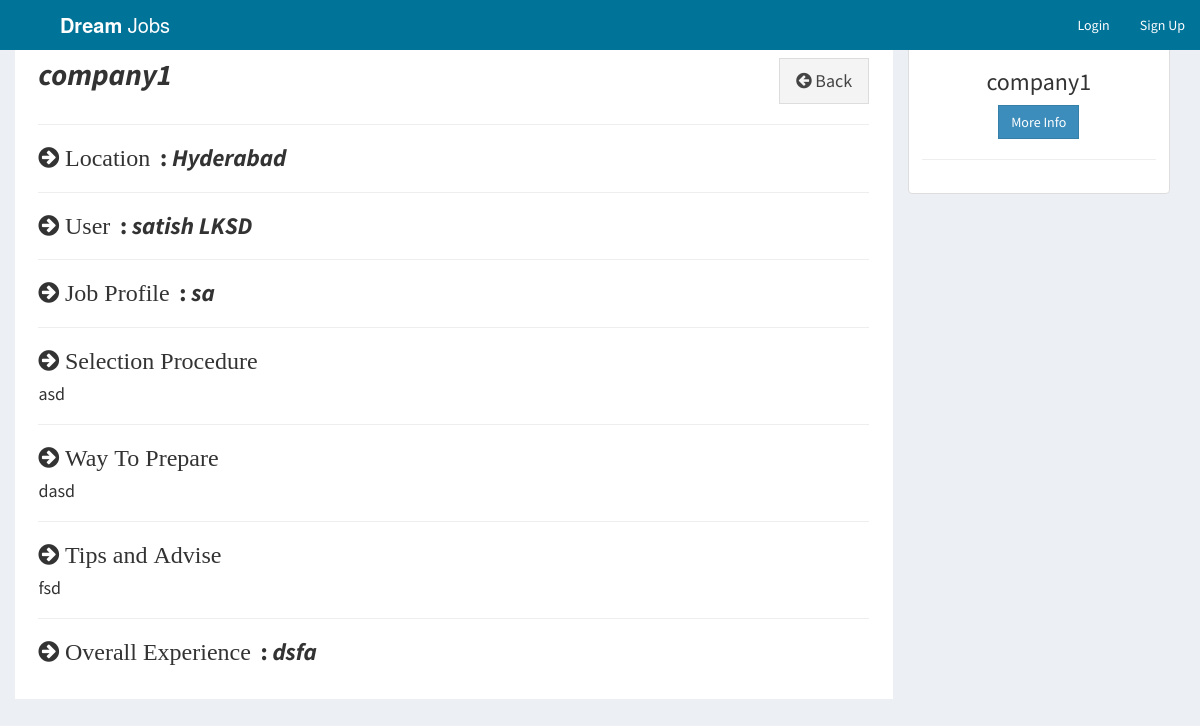
The app's page /view-experience.php?id=8 with its own data.
### tables this page shows
CREATE TABLE `experience` (
  `id_experience` int(11) NOT NULL,
  `id_user` int(11) DEFAULT NULL,
  `id_company` int(11) DEFAULT NULL,
  `job_profile` varchar(50) DEFAULT NULL,
  `selection_procedure` text DEFAULT NULL,
  `way_to_prepare` text DEFAULT NULL,
  `overall_exp` text DEFAULT NULL,
  `tips_advise` text DEFAULT NULL
);

CREATE TABLE `company` (
  `id_company` int(11) NOT NULL,
  `name` varchar(255) NOT NULL,
  `companyname` varchar(255) NOT NULL,
  `country` varchar(255) NOT NULL,
  `state` varchar(255) NOT NULL,
  `city` varchar(255) NOT NULL,
  `contactno` varchar(255) NOT NULL,
  `website` varchar(255) NOT NULL,
  `email` varchar(255) NOT NULL,
  `password` varchar(255) NOT NULL,
  `aboutme` varchar(255) DEFAULT NULL,
  `logo` varchar(255) NOT NULL DEFAULT 'j7.jpg',
  `createdAt` date NOT NULL DEFAULT current_timestamp(),
  `active` int(11) NOT NULL DEFAULT 2
);

CREATE TABLE `users` (
  `id_user` int(11) NOT NULL,
  `firstname` varchar(255) NOT NULL,
  `lastname` varchar(255) NOT NULL,
  `email` varchar(255) NOT NULL,
  `password` varchar(255) NOT NULL,
  `address` text DEFAULT NULL,
  `city` varchar(255) DEFAULT NULL,
  `state` varchar(255) DEFAULT NULL,
  `contactno` varchar(255) DEFAULT NULL,
  `qualification` varchar(255) DEFAULT NULL,
  `stream` varchar(255) DEFAULT NULL,
  `passingyear` varchar(255) DEFAULT NULL,
  `dob` varchar(255) DEFAULT NULL,
  `age` varchar(255) DEFAULT NULL,
  `designation` varchar(255) DEFAULT NULL,
  `resume` varchar(255) DEFAULT NULL,
  `hash` varchar(255) DEFAULT NULL,
  `active` int(11) NOT NULL DEFAULT 1,
  `aboutme` text DEFAULT NULL,
  `skills` text DEFAULT NULL,
  `security_question` varchar(20) DEFAULT NULL,
  `security_answer` varchar(20) DEFAULT NULL
);

### view-experience.php (the view, shortened to what this page needs)
<?php
require_once("db.php");
?>
<!DOCTYPE html>
<html>
<head>
  <link rel="stylesheet" href="https://cdnjs.cloudflare.com/ajax/libs/twitter-bootstrap/3.3.7/css/bootstrap.min.css">
  <link rel="stylesheet" href="https://cdnjs.cloudflare.com/ajax/libs/font-awesome/4.7.0/css/font-awesome.min.css">
  <link rel="stylesheet" href="https://cdnjs.cloudflare.com/ajax/libs/ionicons/2.0.1/css/ionicons.min.css">
  <link rel="stylesheet" href="css/AdminLTE.min.css">
  <link rel="stylesheet" href="css/_all-skins.min.css">
  <link rel="stylesheet" href="css/custom.css">
</head>
<body class="hold-transition skin-green sidebar-mini">
<div class="wrapper">
  <header class="main-header">
    <a href="index.php" class="logo navbar-fixed-top "  style="background:#007399 " >
      <span class="logo-lg"><b>Dream</b> Jobs</span>
    </a>
    <nav class="navbar navbar-fixed-top"style="background-color:  #007399">
      <div class="navbar-custom-menu">
        <ul class="nav navbar-nav">
          <li>
            <a href="login.php">Login</a>
          </li>
          <li>
            <a href="sign-up.php">Sign Up</a>
          </li>
        </ul>
      </div>
    </nav>
  </header>
  <div class="content-wrapper" style="margin-left: 0px;">
  <?php
    $sql = "SELECT * FROM experience INNER JOIN users ON experience.id_user=users.id_user INNER JOIN company ON experience.id_company=company.id_company WHERE id_experience='$_GET[id]'";
    $result = $conn->query($sql);
    if($result->num_rows > 0)
    {
      while($row = $result->fetch_assoc())
      {
  ?>
    <section id="candidates" class="content-header">
      <div class="container">
        <div class="row">
          <div class="col-md-9 bg-white padding-2">
            <div class="pull-left">
              <h2><b><i><?php echo $row['companyname']; ?></i></b></h2>
            </div>
            <div class="pull-right">
              <a href="experience.php" class="btn btn-default btn-lg btn-flat margin-top-20"><i class="fa fa-arrow-circle-left"></i> Back</a>
            </div>
            <div class="clearfix"></div>
            <hr>
            <div>
              <h3><b><i class="fa fa-arrow-circle-right">&nbsp;Location</i> &nbsp;:&nbsp;<i><?php echo $row['city']; ?></i></b></h3>
            </div>
            <hr>
            <div>
              <h3><b><i class="fa fa-arrow-circle-right">&nbsp;User</i> &nbsp;:&nbsp;<i><?php echo $row['firstname']; echo ' '; echo $row['lastname'] ?></i></b></h3>
            </div>
            <hr>
            <div >
              <h3><b><i class="fa fa-arrow-circle-right">&nbsp;Job Profile</i> &nbsp;:&nbsp;<i><?php echo $row['job_profile']; ?></i></b></h3>
            </div>
            <hr>
            <div>
              <h3><b><i class="fa fa-arrow-circle-right">&nbsp;Selection Procedure</i></b></h3>
              <h4><?php echo $row['selection_procedure']; ?></h4>
            </div>
            <hr>
            <div>
              <h3><b><i class="fa fa-arrow-circle-right">&nbsp;Way To Prepare</i></b></h3>
              <h4><?php echo $row['way_to_prepare']; ?></h4>
            </div>
            <hr>
            <div>
              <h3><b><i class="fa fa-arrow-circle-right">&nbsp;Tips and Advise</i></b></h3>
              <h4><?php echo $row['tips_advise']; ?></h4>
            </div>
            <hr>
            <div>
              <h3><b><i class="fa fa-arrow-circle-right">&nbsp;Overall Experience</i> &nbsp;:&nbsp;<i><?php echo $row['overall_exp']; ?></i></b></h3>
            </div>
          </div>
          <div class="col-md-3">
            <div class="thumbnail">
              <div class="caption text-center">
                <h3><?php echo $row['companyname']; ?></h3>
                <p><a href="#" class="btn btn-primary btn-flat" role="button">More Info</a>
                <hr>
              </div>
            </div>
          </div>
        </div>
      </div>
    </section>
    <?php
      }
    }
    ?>
  </div>
</div>
</body>
</html>

### css/custom.css (style rules this page uses)
.margin-top-20 { margin-top: 20px; }
.padding-2 { padding: 2%; }
.bg-white { background-color: #fff; }

### records on screen
experience: id_company.companyname "company1", id_company.city "Hyderabad", id_user.firstname "satish", id_user.lastname "LKSD", job_profile "sa", selection_procedure "asd", way_to_prepare "dasd", tips_advise "fsd", overall_exp "dsfa"
